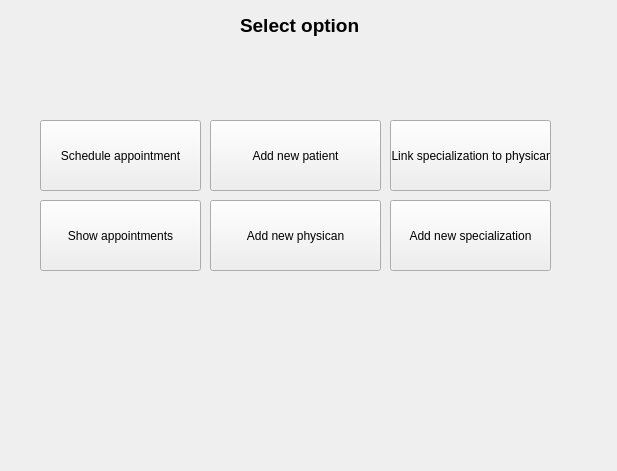
<?xml version="1.0" encoding="UTF-8"?>
<ui version="4.0">
 <class>MenuReception</class>
 <widget class="QWidget" name="MenuReception">
  <property name="windowModality">
   <enum>Qt::NonModal</enum>
  </property>
  <property name="geometry">
   <rect>
    <x>0</x>
    <y>0</y>
    <width>617</width>
    <height>471</height>
   </rect>
  </property>
  <property name="windowTitle">
   <string>Form</string>
  </property>
  <widget class="QPushButton" name="push_button_add_patient">
   <property name="geometry">
    <rect>
     <x>210</x>
     <y>120</y>
     <width>171</width>
     <height>71</height>
    </rect>
   </property>
   <property name="text">
    <string>Add new patient</string>
   </property>
  </widget>
  <widget class="QPushButton" name="push_button_appointment">
   <property name="geometry">
    <rect>
     <x>40</x>
     <y>120</y>
     <width>161</width>
     <height>71</height>
    </rect>
   </property>
   <property name="text">
    <string>Schedule appointment</string>
   </property>
  </widget>
  <widget class="QPushButton" name="push_button_show_appointments">
   <property name="geometry">
    <rect>
     <x>40</x>
     <y>200</y>
     <width>161</width>
     <height>71</height>
    </rect>
   </property>
   <property name="text">
    <string>Show appointments</string>
   </property>
  </widget>
  <widget class="QLabel" name="label_menu_reception">
   <property name="geometry">
    <rect>
     <x>240</x>
     <y>10</y>
     <width>141</width>
     <height>31</height>
    </rect>
   </property>
   <property name="font">
    <font>
     <pointsize>14</pointsize>
     <weight>75</weight>
     <bold>true</bold>
    </font>
   </property>
   <property name="text">
    <string>Select option</string>
   </property>
  </widget>
  <widget class="QPushButton" name="push_button_patient_link_spec_to_ph">
   <property name="geometry">
    <rect>
     <x>390</x>
     <y>120</y>
     <width>161</width>
     <height>71</height>
    </rect>
   </property>
   <property name="text">
    <string> Link specialization to physican</string>
   </property>
  </widget>
  <widget class="QPushButton" name="push_button_reception_add_physician">
   <property name="geometry">
    <rect>
     <x>210</x>
     <y>200</y>
     <width>171</width>
     <height>71</height>
    </rect>
   </property>
   <property name="text">
    <string>Add new physican</string>
   </property>
  </widget>
  <widget class="QPushButton" name="push_button_add_specialization">
   <property name="geometry">
    <rect>
     <x>390</x>
     <y>200</y>
     <width>161</width>
     <height>71</height>
    </rect>
   </property>
   <property name="text">
    <string>Add new specialization</string>
   </property>
  </widget>
 </widget>
 <resources/>
 <connections/>
</ui>
